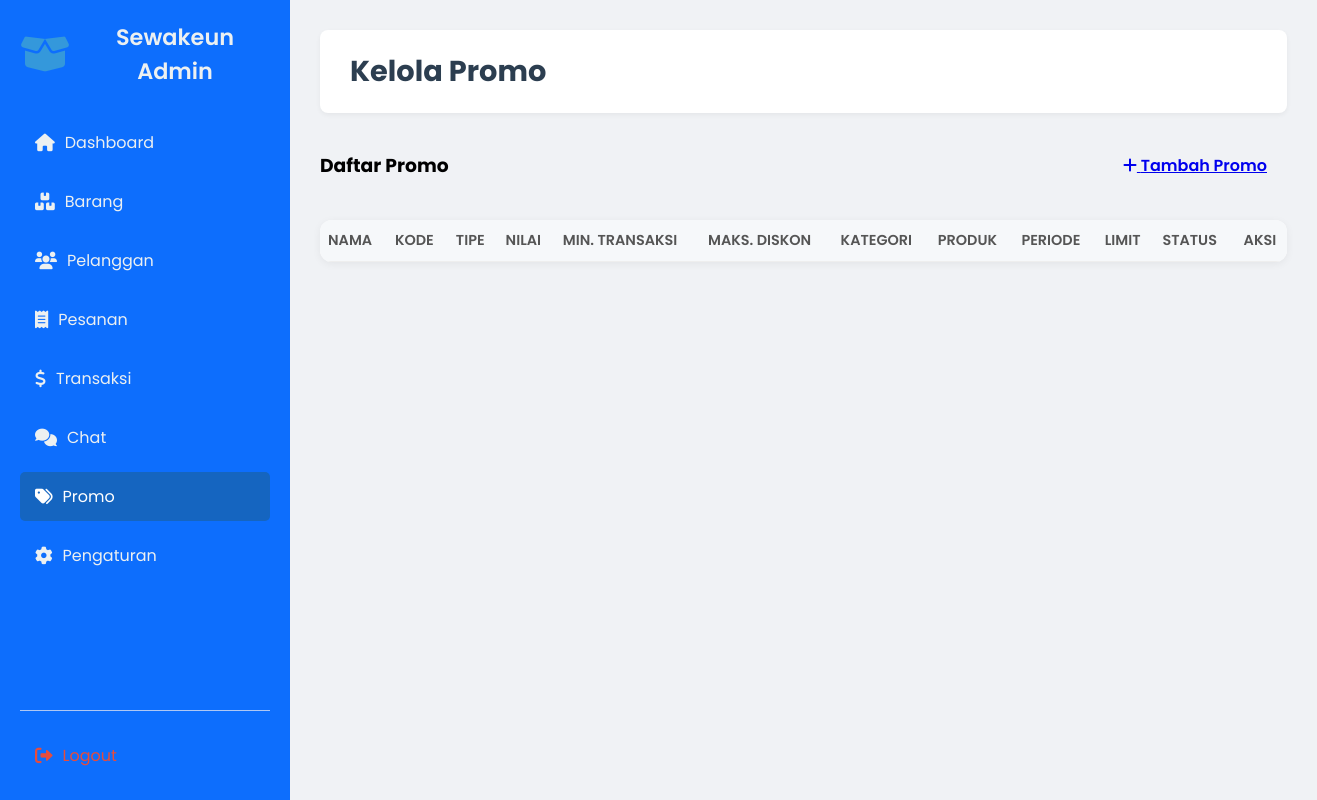
The page /Admin/promo.php (signed in) on the database as committed earlier.
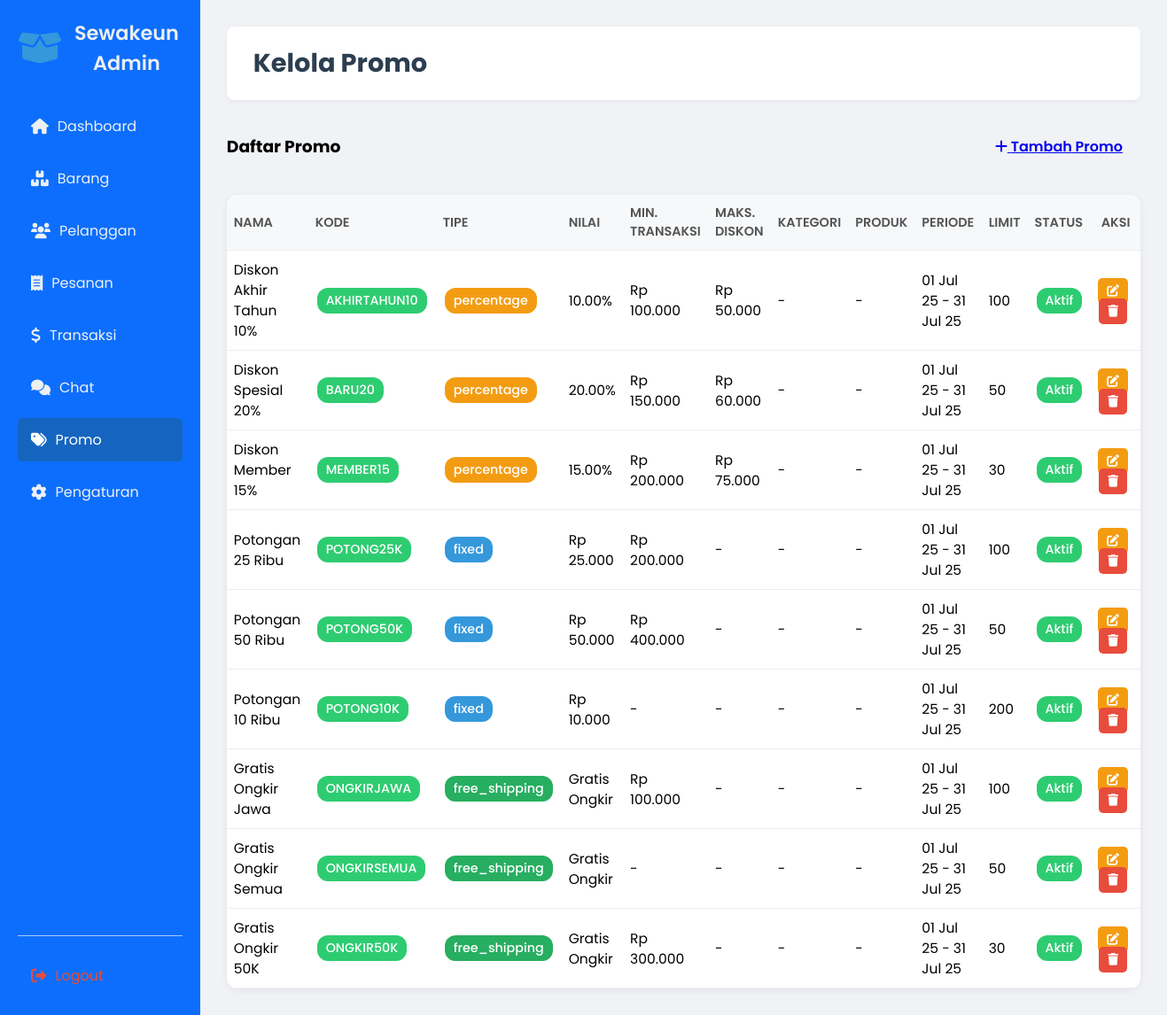
The same page on the database as committed later.
### tables this page shows
CREATE TABLE `promos` (
  `id` int(11) NOT NULL,
  `nama` varchar(100) NOT NULL,
  `deskripsi` text,
  `tipe` enum('percentage','fixed','free_shipping') NOT NULL,
  `nilai` decimal(10,2) NOT NULL,
  `kode_promo` varchar(50) NOT NULL,
  `min_transaksi` decimal(15,2) DEFAULT '0.00',
  `max_diskon` decimal(15,2) DEFAULT NULL,
  `kategori_id` int(11) DEFAULT NULL,
  `produk_id` int(11) DEFAULT NULL,
  `tanggal_mulai` date NOT NULL,
  `tanggal_berakhir` date NOT NULL,
  `limit_penggunaan` int(11) DEFAULT NULL,
  `penggunaan_sekarang` int(11) DEFAULT '0',
  `gambar` varchar(255) DEFAULT NULL,
  `status` enum('aktif','nonaktif') DEFAULT 'aktif',
  `created_at` datetime DEFAULT CURRENT_TIMESTAMP,
  `updated_at` datetime DEFAULT CURRENT_TIMESTAMP ON UPDATE CURRENT_TIMESTAMP
);

### Admin/promo.php (the view, shortened to what this page needs)
<?php
include '../koneksi.php';
$promos = mysqli_query($conn, "SELECT p.*, k.nama AS nama_kategori, pr.nama AS nama_produk FROM promos p LEFT JOIN kategori k ON p.kategori_id=k.id LEFT JOIN produk pr ON p.produk_id=pr.id ORDER BY p.created_at DESC");
?>
<!DOCTYPE html>
<html lang="id">
<head>
    <link rel="stylesheet" href="style_admin.css">
    <link rel="stylesheet" href="https://cdnjs.cloudflare.com/ajax/libs/font-awesome/6.0.0-beta3/css/all.min.css">
</head>
<body>
<div class="dashboard-wrapper">
    <aside class="sidebar" style="background:#0d6efd!important;color:#fff!important;">
        <div class="sidebar-logo">
            <i class="fas fa-box-open"></i>
            <h3>Sewakeun Admin</h3>
        </div>
        <nav class="sidebar-nav">
        <ul>
                <li><a href="index.php"><i class="fas fa-home"></i> Dashboard</a></li>
                <li><a href="item.php"><i class="fas fa-boxes"></i> Barang</a></li>
                <li><a href="pelanggan.php"><i class="fas fa-users"></i> Pelanggan</a></li>
                <li><a href="pesanan.php"><i class="fas fa-receipt"></i> Pesanan</a></li>
                <li><a href="Transaksi.php"><i class="fas fa-dollar-sign"></i> Transaksi</a></li>
                <li><a href="chat_admin.php"><i class="fas fa-comments"></i> Chat</a></li>
                <li><a href="promo.php" class="active"><i class="fas fa-tags"></i> Promo</a></li>
                <li><a href="setting.php"><i class="fas fa-cog"></i> Pengaturan</a></li>
            </ul>
        </nav>
        <div class="sidebar-footer">
            <a href="../logout.php"><i class="fas fa-sign-out-alt"></i> Logout</a>
        </div>
    </aside>
    <main class="main-content">
        <header class="main-header">
            <h2>Kelola Promo</h2>
        </header>
        <section>
            <div style="display:flex;justify-content:space-between;align-items:center;margin-bottom:18px;">
                <h3 style="margin:0;">Daftar Promo</h3>
                <a href="promo.php?edit=0" class="btn btn-success"><i class="fas fa-plus"></i> Tambah Promo</a>
            </div>
            <table class="promo-table">
                <thead>
                    <tr>
                        <th>Nama</th>
                        <th>Kode</th>
                        <th>Tipe</th>
                        <th>Nilai</th>
                        <th>Min. Transaksi</th>
                        <th>Maks. Diskon</th>
                        <th>Kategori</th>
                        <th>Produk</th>
                        <th>Periode</th>
                        <th>Limit</th>
                        <th>Status</th>
                        <th>Aksi</th>
                    </tr>
                </thead>
                <tbody>
                    <?php while($promo = mysqli_fetch_assoc($promos)): ?>
                    <tr>
                        <td><?= htmlspecialchars($promo['nama']) ?></td>
                        <td><span class="badge <?= $promo['status'] ?>"><?= htmlspecialchars($promo['kode_promo']) ?></span></td>
                        <td><span class="badge <?= $promo['tipe'] ?>"><?= $promo['tipe'] ?></span></td>
                        <td><?= $promo['tipe']==='percentage' ? $promo['nilai'].'%' : ($promo['tipe']==='fixed' ? 'Rp '.number_format($promo['nilai'],0,',','.') : 'Gratis Ongkir') ?></td>
                        <td><?= $promo['min_transaksi']>0 ? 'Rp '.number_format($promo['min_transaksi'],0,',','.') : '-' ?></td>
                        <td><?= $promo['max_diskon']>0 ? 'Rp '.number_format($promo['max_diskon'],0,',','.') : '-' ?></td>
                        <td><?= $promo['kategori_id'] ? htmlspecialchars($promo['nama_kategori']) : '-' ?></td>
                        <td><?= $promo['produk_id'] ? htmlspecialchars($promo['nama_produk']) : '-' ?></td>
                        <td><?= date('d M y', strtotime($promo['tanggal_mulai'])) . ' - ' . date('d M y', strtotime($promo['tanggal_berakhir'])) ?></td>
                        <td><?= $promo['limit_penggunaan'] ? $promo['limit_penggunaan'] : '-' ?></td>
                        <td><span class="badge <?= $promo['status'] ?>"><?= ucfirst($promo['status']) ?></span></td>
                        <td class="promo-actions">
                            <a href="promo.php?edit=<?= $promo['id'] ?>" class="btn btn-warning btn-sm"><i class="fas fa-edit"></i></a>
                            <a href="promo.php?hapus=<?= $promo['id'] ?>" class="btn btn-danger btn-sm" onclick="return confirm('Hapus promo ini?')"><i class="fas fa-trash"></i></a>
                        </td>
                    </tr>
                    <?php endwhile; ?>
                </tbody>
            </table>
        </section>
    </main>
</div>
</body>
</html>

Rows that differ between the two databases and show on the page:
added promos: nama "Diskon Akhir Tahun 10%", kode_promo "AKHIRTAHUN10", tipe "percentage", nilai "10.00", min_transaksi "100.000", max_diskon "50.000", tanggal_mulai "01 Jul 25", tanggal_berakhir "31 Jul 25", limit_penggunaan "100", status "Aktif"
added promos: nama "Diskon Spesial 20%", kode_promo "BARU20", tipe "percentage", nilai "20.00", min_transaksi "150.000", max_diskon "60.000", tanggal_mulai "01 Jul 25", tanggal_berakhir "31 Jul 25", limit_penggunaan "50", status "Aktif"
added promos: nama "Diskon Member 15%", kode_promo "MEMBER15", tipe "percentage", nilai "15.00", min_transaksi "200.000", max_diskon "75.000", tanggal_mulai "01 Jul 25", tanggal_berakhir "31 Jul 25", limit_penggunaan "30", status "Aktif"
added promos: nama "Potongan 25 Ribu", kode_promo "POTONG25K", tipe "fixed", nilai "25.000", min_transaksi "200.000", tanggal_mulai "01 Jul 25", tanggal_berakhir "31 Jul 25", limit_penggunaan "100", status "Aktif"
added promos: nama "Potongan 50 Ribu", kode_promo "POTONG50K", tipe "fixed", nilai "50.000", min_transaksi "400.000", tanggal_mulai "01 Jul 25", tanggal_berakhir "31 Jul 25", limit_penggunaan "50", status "Aktif"
added promos: nama "Potongan 10 Ribu", kode_promo "POTONG10K", tipe "fixed", nilai "10.000", tanggal_mulai "01 Jul 25", tanggal_berakhir "31 Jul 25", limit_penggunaan "200", status "Aktif"
added promos: nama "Gratis Ongkir Jawa", kode_promo "ONGKIRJAWA", tipe "free_shipping", min_transaksi "100.000", tanggal_mulai "01 Jul 25", tanggal_berakhir "31 Jul 25", limit_penggunaan "100", status "Aktif"
added promos: nama "Gratis Ongkir Semua", kode_promo "ONGKIRSEMUA", tipe "free_shipping", tanggal_mulai "01 Jul 25", tanggal_berakhir "31 Jul 25", limit_penggunaan "50", status "Aktif"
added promos: nama "Gratis Ongkir 50K", kode_promo "ONGKIR50K", tipe "free_shipping", min_transaksi "300.000", tanggal_mulai "01 Jul 25", tanggal_berakhir "31 Jul 25", limit_penggunaan "30", status "Aktif"
